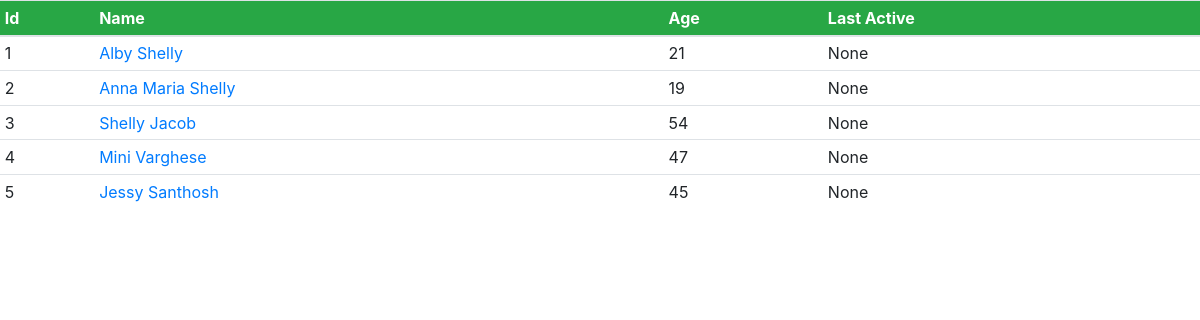
Page /evangelist_list on the earlier database version.
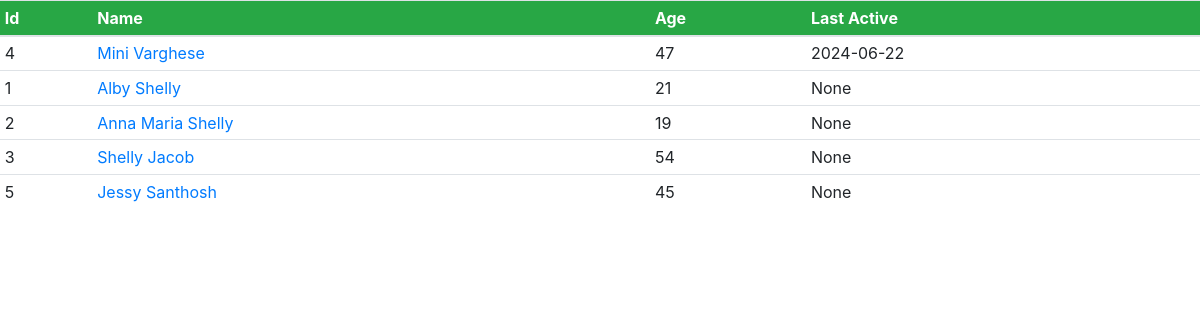
Same page on the later database version.
### tables this page shows
CREATE TABLE "evangelists"(
	"id" INTEGER PRIMARY KEY AUTOINCREMENT,
	"name" TEXT NOT NULL,
	"age" INTEGER NOT NULL,
	"gender" TEXT NOT NULL,
	"last_active" DATETIME
);

### app.py (the view)
@app.route("/evangelist_list")
def evangelist_list():
    result = db.execute("SELECT * FROM evangelists ORDER BY last_active DESC")
    return render_template("evangelist_list.html", result=result)

### templates/evangelist_list.html (shortened to what this page needs)
<!DOCTYPE html>
<html lang="en">
<head>
    <link rel="stylesheet" href="https://cdn.jsdelivr.net/npm/bootstrap@4.0.0/dist/css/bootstrap.min.css">
</head>
<body>
    <table class="table table-hover table-sm" style="width: 100%">
        <thead>
          <tr class="bg-success text-white">
            <th scope="col">Id</th>
            <th scope="col">Name</th>
            <th scope="col">Age</th>
            <th scope="col">Last Active</th>
          </tr>
        </thead>
        <tbody>
       	{% for res in result %}
            <tr>
                <td>{{ res["id"] }}</td>
                <td>
                    <a href="/single_evangelist_work?id={{ res["id"]}}">
                    {{ res["name"] }}
                    </a>
                </td>
                <td>{{ res["age"] }}</td>
                <td>{{ res["last_active"] }}</td>
            </tr>
	    {% endfor %}
        </tbody>
      </table>
</body>
</html>

Differences in the rows shown:
changed evangelists "Mini Varghese": last_active "None" → "2024-06-22"; moves up the list
